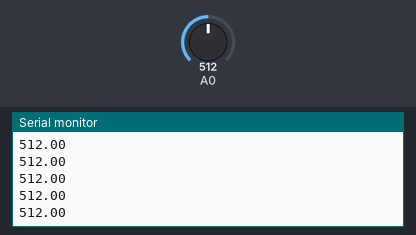
Bench run of a sketch on a simulated Arduino Uno, built with avr-gcc and run on an emulated ATmega328P. Shown: the last lines printed to the serial monitor. The test bench sets the inputs (shaded band); at power-on: A0 = 512.

Above: at 4.2 s.
4.3 s: A0 set to 11
At 5.2 s:
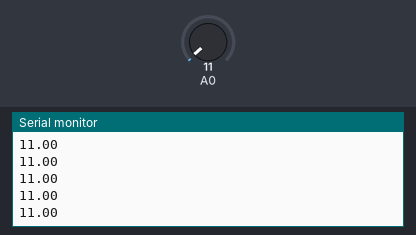
5.8 s: A0 set to 8
At 6.9 s:
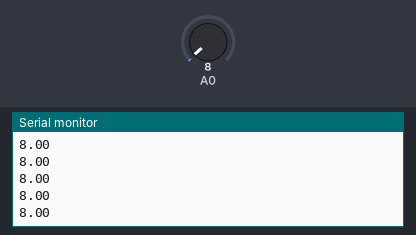
Timing chart, 0 to 8.3 s (numbered marks = the images above; inputs shaded):
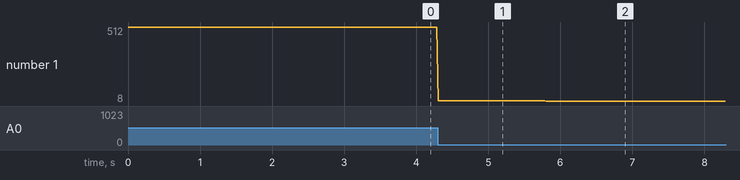

Measured:
- after the input at 4.3 s, the serial monitor: prints a new line at once (image 1)
- after the input at 5.8 s, the serial monitor: prints a new line at once (image 2)
- plotted number 1: 512 → 11 after the input at 4.3 s, 11 → 8 after the input at 5.8 s

The sketch:

test.ino
```cpp
void setup() {
  // put your setup code here, to run once:
pinMode(A0, INPUT);
Serial.begin(115200);
}
float y, x;
float y_1 = 0;
float y_2 = 0;
float y_3 = 0;
float y_4 = 0;
float x_1 = 0;
float x_2 = 0;
float x_3 = 0;
float x_4 = 0;
void loop() {
  // put your main code here, to run repeatedly:
x = analogRead(A0);
//y = 0.00913*(x+4*x_1+6*x_2+4*x_3+x_4)+2.06*y_1*1.85*y_2-0.79*y_3+0.13*y_4;
//x_1 = x; x_2=x_1; x_3=x_2; x_4=x_3;
//y_1 = y; y_2=y_1; y_3=y_2; y_4=y_3;
Serial.print(x);
Serial.println("\t");
delay(20);
}
```
